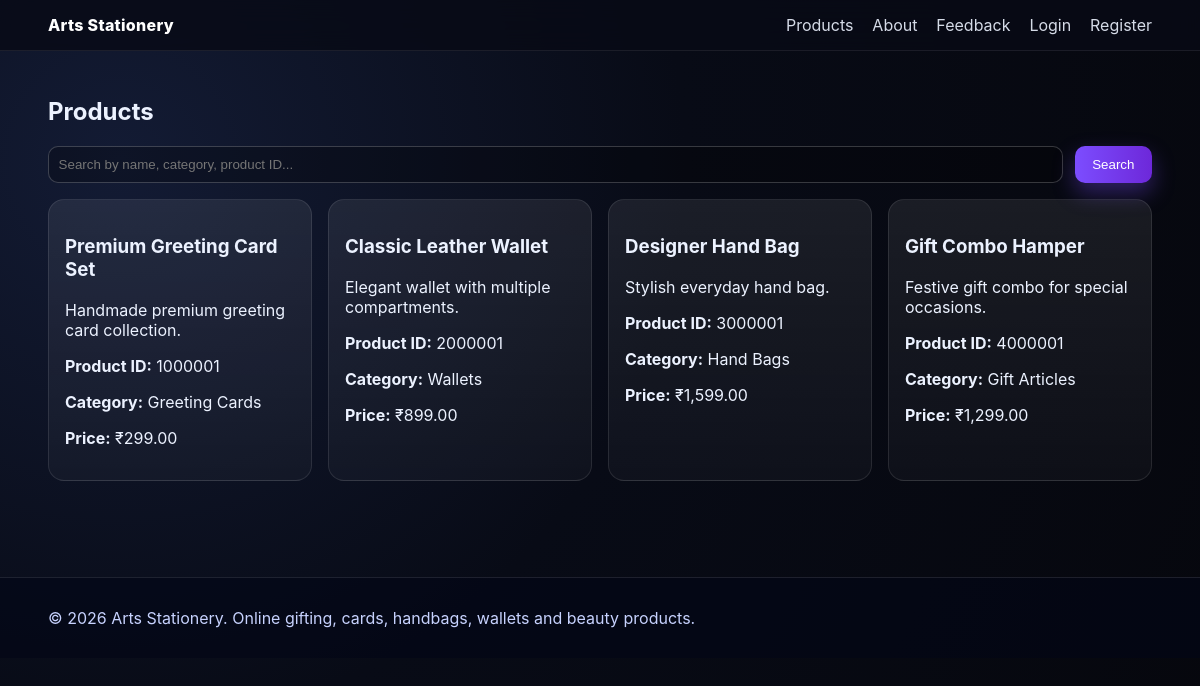
/products.php, run on the app's committed database.
### tables this page shows
CREATE TABLE products (
  id INT AUTO_INCREMENT PRIMARY KEY,
  product_id CHAR(7) NOT NULL UNIQUE,
  name VARCHAR(120) NOT NULL,
  category VARCHAR(80) NOT NULL,
  description TEXT,
  price DECIMAL(10,2) NOT NULL,
  stock_qty INT NOT NULL DEFAULT 0,
  warranty_months INT NOT NULL DEFAULT 0,
  created_at TIMESTAMP DEFAULT CURRENT_TIMESTAMP
);

### includes/auth.php (called while the page is built, shortened)
<?php
require_once __DIR__ . '/db.php';
function currentUser(): ?array
{
    return $_SESSION['user'] ?? null;
}

### includes/db.php (called while the page is built, shortened)
<?php
function db(): PDO
{
    $cfg = dbConfig();
    $dsn = sprintf('mysql:host=%s;port=%s;dbname=%s;charset=utf8mb4', $cfg['host'], $cfg['port'], $cfg['name']);
    $pdo = new PDO($dsn, $cfg['user'], $cfg['pass'], [
        PDO::ATTR_ERRMODE => PDO::ERRMODE_EXCEPTION,
        PDO::ATTR_DEFAULT_FETCH_MODE => PDO::FETCH_ASSOC,
        PDO::ATTR_EMULATE_PREPARES => false,
    ]);
    return $pdo;
}
function fetchAllProducts(?string $query = null): array
{
    $sql = 'SELECT * FROM products';
    $params = [];
    $sql .= ' ORDER BY created_at DESC';
    $stmt = db()->prepare($sql);
    $stmt->execute($params);
    return $stmt->fetchAll();
}

### includes/functions.php (called while the page is built, shortened)
<?php
function money(float $amount): string
{
    return '₹' . number_format($amount, 2);
}

### products.php (the view, shortened to what this page needs)
<?php
require_once __DIR__ . '/includes/header.php';
require_once __DIR__ . '/includes/db.php';
require_once __DIR__ . '/includes/functions.php';
$search = trim($_GET['q'] ?? '');
$products = [];
try {
    $products = fetchAllProducts($search);
} catch (Throwable $e) {
    $error = 'Database is not connected yet. Configure connection in includes/config.php and import database/schema.sql.';
}
?>
<h2>Products</h2>
<form class="search-row" method="get">
  <input type="text" name="q" value="<?= htmlspecialchars($search) ?>" placeholder="Search by name, category, product ID..." />
  <button type="submit" class="btn">Search</button>
</form>
<div class="product-grid">
<?php foreach ($products as $product): ?>
  <article class="card product-card">
    <h3><?= htmlspecialchars($product['name']) ?></h3>
    <p><?= htmlspecialchars($product['description']) ?></p>
    <p><strong>Product ID:</strong> <?= htmlspecialchars($product['product_id']) ?></p>
    <p><strong>Category:</strong> <?= htmlspecialchars($product['category']) ?></p>
    <p><strong>Price:</strong> <?= money((float)$product['price']) ?></p>
  </article>
<?php endforeach; ?>
</div>
<?php require_once __DIR__ . '/includes/footer.php'; ?>

### includes/header.php (shortened to what this page needs)
<?php
require_once __DIR__ . '/auth.php';
$user = currentUser();
?>
<!DOCTYPE html>
<html lang="en">
<head>
  <link rel="stylesheet" href="/assets/css/style.css" />
</head>
<body>
<header class="site-header">
  <div class="container nav-wrap">
    <a class="logo" href="/index.php">Arts Stationery</a>
    <nav>
      <a href="/products.php">Products</a>
      <a href="/about.php">About</a>
      <a href="/feedback.php">Feedback</a>
      <?php if ($user): ?>
        <?php if ($user['role'] === 'admin'): ?><a href="/admin/dashboard.php">Admin</a><?php endif; ?>
        <?php if ($user['role'] === 'employee'): ?><a href="/employee/dashboard.php">Employee</a><?php endif; ?>
        <?php if ($user['role'] === 'customer'): ?><a href="/customer/dashboard.php">My Account</a><?php endif; ?>
        <a href="/auth/logout.php">Logout</a>
      <?php else: ?>
        <a href="/auth/login.php">Login</a>
        <a href="/auth/register.php" class="btn-link">Register</a>
      <?php endif; ?>
    </nav>
  </div>
</header>
<main class="container">

### includes/footer.php (shortened to what this page needs)
</main>
<footer class="site-footer">
  <div class="container">
    <p>&copy; <?= date('Y') ?> Arts Stationery. Online gifting, cards, handbags, wallets and beauty products.</p>
  </div>
</footer>
</body>
</html>

### assets/css/style.css (style rules this page uses)
:root { --bg: #080b16; --surface: rgba(255, 255, 255, 0.08); --surface-solid: #111a2f; --primary: #7c4dff; --secondary: #22d3ee; --text: #ecf2ff; --muted: #b8c2d8; --success: #10b981; }
* { box-sizing: border-box; }
body { margin: 0; font-family: Inter, Segoe UI, Arial, sans-serif; background: radial-gradient(circle at 10% 20%, #131b34 0%, #080b16 45%, #06070d 100%); color: var(--text); min-height: 100vh; }
.container { width: min(1140px, 92%); margin: 0 auto; }
.site-header { position: sticky; top: 0; z-index: 100; backdrop-filter: blur(14px); background: rgba(8, 11, 22, 0.8); border-bottom: 1px solid rgba(255, 255, 255, 0.08); }
.nav-wrap { display: flex; justify-content: space-between; align-items: center; padding: 0.95rem 0; }
.logo { font-weight: 800; letter-spacing: .3px; text-decoration: none; color: #fff; }
nav a { margin-left: .9rem; text-decoration: none; color: var(--text); opacity: .9; transition: .25s ease; }
main.container { padding: 1.6rem 0 2rem; }
.btn { background: linear-gradient(90deg, var(--primary), #6d28d9); color: white; border: none; padding: .7rem 1.1rem; border-radius: 10px; text-decoration: none; cursor: pointer; display: inline-block; transition: .25s ease; box-shadow: 0 10px 22px rgba(124,77,255,.35); }
.card { background: linear-gradient(180deg, rgba(255,255,255,.08), rgba(255,255,255,.03)); border-radius: 16px; padding: 1rem; border: 1px solid rgba(255,255,255,.1); transition: .28s ease; }
.search-row { display: flex; gap: .7rem; margin: 1rem 0; }
.search-row input { flex: 1; }
.product-grid { display: grid; grid-template-columns: repeat(auto-fit, minmax(250px, 1fr)); gap: 1rem; margin-bottom: 2rem; }
input, select, textarea { width: 100%; padding: .6rem; border: 1px solid rgba(255,255,255,.2); border-radius: 10px; background: rgba(0,0,0,.25); color: #fff; }
.site-footer { border-top: 1px solid rgba(255,255,255,.1); color: #c7d2fe; padding: .9rem 0; margin-top: 2rem; background: rgba(2,6,23,.6); }

### data on the page
products: name "Premium Greeting Card Set", description "Handmade premium greeting card collection.", product "1000001", category "Greeting Cards", price "₹299.00"
products: name "Classic Leather Wallet", description "Elegant wallet with multiple compartments.", product "2000001", category "Wallets", price "₹899.00"
products: name "Designer Hand Bag", description "Stylish everyday hand bag.", product "3000001", category "Hand Bags", price "₹1,599.00"
products: name "Gift Combo Hamper", description "Festive gift combo for special occasions.", product "4000001", category "Gift Articles", price "₹1,299.00"
